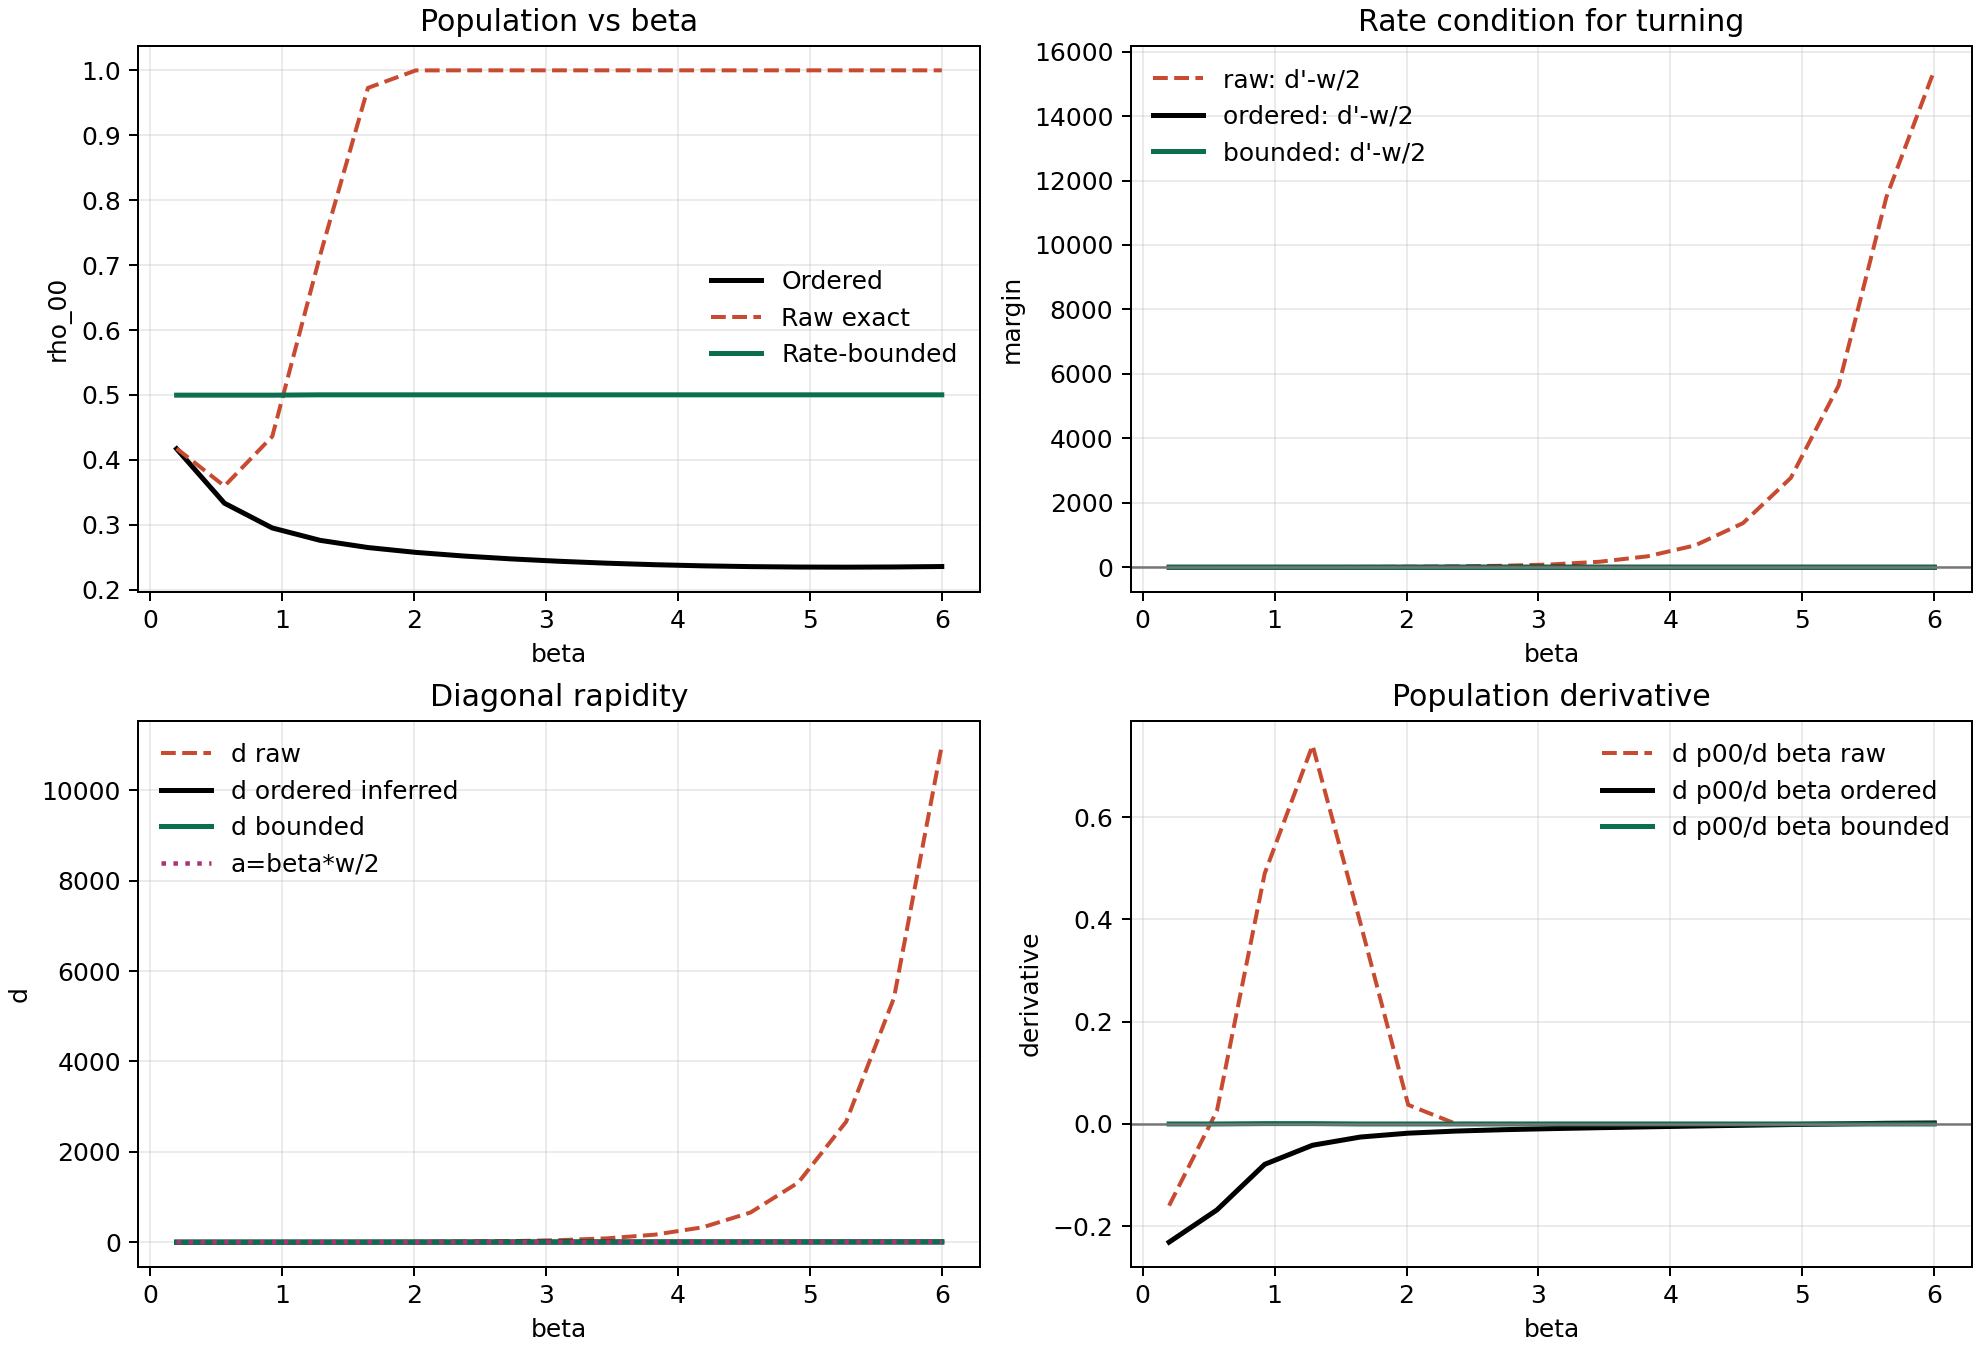

Recreate this plot in Python.
"""
Beta-flow diagnostic for diagonal population turning in theta=pi/2.

Core identity for q=0 channel:
    p00 = 1 / (1 + exp(2(a - d)))
    a = beta * omega_q / 2
    d = atanh(u),  u = gamma * Delta_z

Turning/sign of dp00/dbeta is controlled by:
    dp00/dbeta = 2 p00 (1-p00) (d' - omega_q/2).

This script:
1) computes d_raw (from exact channel), d_ord (inferred from ordered p00),
2) compares slopes d' and margin m=d'-omega_q/2,
3) tests a bounded-flow ansatz on excess x=d_raw-a:
      x_eff = x / (1 + c |x|),   d_eff = a + x_eff
   where c is fit to ordered d(beta).
"""

from __future__ import annotations

from pathlib import Path

import matplotlib.pyplot as plt
import numpy as np
import pandas as pd

from hmf_model_comparison_standalone_codex_v1 import (
    BenchmarkConfig,
    extract_density,
    laplace_k0,
    ordered_gaussian_state,
    resonant_r0,
)


def _channels(cfg: BenchmarkConfig, g: float) -> tuple[float, float, float]:
    beta = float(cfg.beta)
    w = float(cfg.omega_q)
    c = float(np.cos(cfg.theta))
    s = float(np.sin(cfg.theta))
    g2 = float(g * g)

    k0_0 = laplace_k0(cfg, 0.0, 1201)
    k0_p = laplace_k0(cfg, w, 1201)
    k0_m = laplace_k0(cfg, -w, 1201)
    r_p = resonant_r0(cfg, w, 1201)
    r_m = resonant_r0(cfg, -w, 1201)

    sp = g2 * (c * s / w) * ((1.0 + np.exp(beta * w)) * k0_0 - 2.0 * k0_p)
    sm = g2 * (c * s / w) * ((1.0 + np.exp(-beta * w)) * k0_0 - 2.0 * k0_m)
    dz = g2 * (s * s) * 0.5 * (r_p - r_m)
    return float(sp), float(sm), float(dz)


def _p00_from_d(a: float, d: float) -> float:
    z = 1.0 + np.exp(2.0 * (a - d))
    return float(1.0 / z)


def _d_from_p00(beta: float, omega_q: float, p00: float) -> float:
    # p00 = 1/(1+e^{2(a-d)}) => d = a + 0.5*log(p00/(1-p00))
    a = 0.5 * beta * omega_q
    p = float(np.clip(p00, 1e-15, 1.0 - 1e-15))
    return float(a + 0.5 * np.log(p / (1.0 - p)))


def _fit_c_excess(a: np.ndarray, d_raw: np.ndarray, d_target: np.ndarray) -> float:
    x = d_raw - a
    # x_eff = x / (1 + c|x|), d_eff = a + x_eff
    best = None
    for c in np.linspace(0.0, 2000.0, 4001):
        x_eff = x / (1.0 + c * np.abs(x))
        d_eff = a + x_eff
        err = float(np.mean((d_eff - d_target) ** 2))
        if best is None or err < best[0]:
            best = (err, c)
    assert best is not None
    return float(best[1])


def main() -> None:
    out_dir = Path(__file__).resolve().parent
    scan_csv = out_dir / "hmf_beta_rate_bound_scan_codex_v20.csv"
    summary_csv = out_dir / "hmf_beta_rate_bound_summary_codex_v20.csv"
    fig_png = out_dir / "hmf_beta_rate_bound_diagnostic_codex_v20.png"
    log_md = out_dir / "hmf_beta_rate_bound_log_codex_v20.md"

    omega_q = 2.0
    g = 0.5
    theta = float(np.pi / 2.0)
    betas = np.linspace(0.2, 6.0, 17)

    rows: list[dict[str, float]] = []
    for beta in betas:
        cfg = BenchmarkConfig(
            beta=float(beta),
            omega_q=omega_q,
            theta=theta,
            n_modes=40,
            n_cut=1,
            omega_min=0.1,
            omega_max=10.0,
            q_strength=5.0,
            tau_c=0.5,
        )

        _sp, _sm, dz = _channels(cfg, g)
        # At theta=pi/2, q=0, so d_raw = dz exactly.
        d_raw = float(dz)
        a = 0.5 * beta * omega_q
        p00_raw = _p00_from_d(a, d_raw)

        p00_ord, _p11_ord, _coh_ord = extract_density(ordered_gaussian_state(cfg, g))
        d_ord = _d_from_p00(beta, omega_q, p00_ord)

        rows.append(
            {
                "beta": float(beta),
                "a": float(a),
                "d_raw": d_raw,
                "p00_raw": p00_raw,
                "p00_ordered": float(p00_ord),
                "d_ordered": float(d_ord),
            }
        )

    df = pd.DataFrame.from_records(rows).sort_values("beta").reset_index(drop=True)
    b = df["beta"].to_numpy(dtype=float)
    a = df["a"].to_numpy(dtype=float)
    d_raw = df["d_raw"].to_numpy(dtype=float)
    d_ord = df["d_ordered"].to_numpy(dtype=float)

    c_fit = _fit_c_excess(a, d_raw, d_ord)
    x = d_raw - a
    x_eff = x / (1.0 + c_fit * np.abs(x))
    d_eff = a + x_eff
    p00_eff = np.array([_p00_from_d(ai, di) for ai, di in zip(a, d_eff)], dtype=float)

    h = float(b[1] - b[0])
    d_raw_p = np.gradient(d_raw, h)
    d_ord_p = np.gradient(d_ord, h)
    d_eff_p = np.gradient(d_eff, h)
    margin_raw = d_raw_p - 0.5 * omega_q
    margin_ord = d_ord_p - 0.5 * omega_q
    margin_eff = d_eff_p - 0.5 * omega_q

    df["d_eff"] = d_eff
    df["p00_eff"] = p00_eff
    df["d_raw_prime"] = d_raw_p
    df["d_ordered_prime"] = d_ord_p
    df["d_eff_prime"] = d_eff_p
    df["margin_raw"] = margin_raw
    df["margin_ordered"] = margin_ord
    df["margin_eff"] = margin_eff
    df["dp00_raw"] = np.gradient(df["p00_raw"].to_numpy(dtype=float), h)
    df["dp00_ordered"] = np.gradient(df["p00_ordered"].to_numpy(dtype=float), h)
    df["dp00_eff"] = np.gradient(df["p00_eff"].to_numpy(dtype=float), h)

    summary = pd.DataFrame.from_records(
        [
            {
                "c_fit_excess": float(c_fit),
                "raw_margin_max": float(np.max(margin_raw)),
                "ordered_margin_max": float(np.max(margin_ord)),
                "eff_margin_max": float(np.max(margin_eff)),
                "raw_margin_min": float(np.min(margin_raw)),
                "ordered_margin_min": float(np.min(margin_ord)),
                "eff_margin_min": float(np.min(margin_eff)),
                "rmse_p00_eff_vs_ordered": float(np.sqrt(np.mean((p00_eff - df["p00_ordered"].to_numpy(dtype=float)) ** 2))),
                "rmse_p00_raw_vs_ordered": float(np.sqrt(np.mean((df["p00_raw"].to_numpy(dtype=float) - df["p00_ordered"].to_numpy(dtype=float)) ** 2))),
            }
        ]
    )

    df.to_csv(scan_csv, index=False)
    summary.to_csv(summary_csv, index=False)

    fig, axes = plt.subplots(2, 2, figsize=(11, 7.5), constrained_layout=True)

    ax = axes[0, 0]
    ax.plot(b, df["p00_ordered"], color="black", linewidth=2.0, label="Ordered")
    ax.plot(b, df["p00_raw"], color="#C84B31", linestyle="--", linewidth=1.6, label="Raw exact")
    ax.plot(b, df["p00_eff"], color="#0B6E4F", linewidth=2.0, label="Rate-bounded")
    ax.set_title("Population vs beta")
    ax.set_xlabel("beta")
    ax.set_ylabel("rho_00")
    ax.grid(alpha=0.25)
    ax.legend(frameon=False)

    ax = axes[0, 1]
    ax.plot(b, margin_raw, color="#C84B31", linestyle="--", linewidth=1.6, label="raw: d'-w/2")
    ax.plot(b, margin_ord, color="black", linewidth=2.0, label="ordered: d'-w/2")
    ax.plot(b, margin_eff, color="#0B6E4F", linewidth=2.0, label="bounded: d'-w/2")
    ax.axhline(0.0, color="#777777", linewidth=1.0)
    ax.set_title("Rate condition for turning")
    ax.set_xlabel("beta")
    ax.set_ylabel("margin")
    ax.grid(alpha=0.25)
    ax.legend(frameon=False)

    ax = axes[1, 0]
    ax.plot(b, d_raw, color="#C84B31", linestyle="--", linewidth=1.6, label="d raw")
    ax.plot(b, d_ord, color="black", linewidth=2.0, label="d ordered inferred")
    ax.plot(b, d_eff, color="#0B6E4F", linewidth=2.0, label="d bounded")
    ax.plot(b, a, color="#AA3377", linestyle=":", linewidth=1.8, label="a=beta*w/2")
    ax.set_title("Diagonal rapidity")
    ax.set_xlabel("beta")
    ax.set_ylabel("d")
    ax.grid(alpha=0.25)
    ax.legend(frameon=False)

    ax = axes[1, 1]
    ax.plot(b, df["dp00_raw"], color="#C84B31", linestyle="--", linewidth=1.6, label="d p00/d beta raw")
    ax.plot(b, df["dp00_ordered"], color="black", linewidth=2.0, label="d p00/d beta ordered")
    ax.plot(b, df["dp00_eff"], color="#0B6E4F", linewidth=2.0, label="d p00/d beta bounded")
    ax.axhline(0.0, color="#777777", linewidth=1.0)
    ax.set_title("Population derivative")
    ax.set_xlabel("beta")
    ax.set_ylabel("derivative")
    ax.grid(alpha=0.25)
    ax.legend(frameon=False)

    fig.savefig(fig_png, dpi=180)
    plt.close(fig)

    lines: list[str] = []
    lines.append("# Beta Rate-Bound Diagnostic (Codex v20)")
    lines.append("")
    r = summary.iloc[0]
    lines.append(f"- c_fit_excess: {r['c_fit_excess']:.6f}")
    lines.append(f"- raw_margin_max: {r['raw_margin_max']:.6f}")
    lines.append(f"- ordered_margin_max: {r['ordered_margin_max']:.6f}")
    lines.append(f"- eff_margin_max: {r['eff_margin_max']:.6f}")
    lines.append(f"- rmse_p00_raw_vs_ordered: {r['rmse_p00_raw_vs_ordered']:.6f}")
    lines.append(f"- rmse_p00_eff_vs_ordered: {r['rmse_p00_eff_vs_ordered']:.6f}")
    lines.append("")
    lines.append("Interpretation: sign flip requires d' > omega_q/2; bounded-flow ansatz damps excess slope.")
    log_md.write_text("\n".join(lines), encoding="utf-8")

    print("Wrote:", scan_csv.name)
    print("Wrote:", summary_csv.name)
    print("Wrote:", fig_png.name)
    print("Wrote:", log_md.name)
    print("")
    print(summary.to_string(index=False))


if __name__ == "__main__":
    main()
